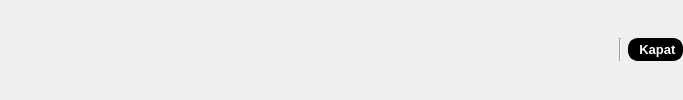
        <widget class="QWidget" name="main_bar" native="true">
         <layout class="QGridLayout" name="gridLayout_2">
          <property name="leftMargin">
           <number>11</number>
          </property>
          <property name="topMargin">
           <number>0</number>
          </property>
          <property name="rightMargin">
           <number>0</number>
          </property>
          <property name="bottomMargin">
           <number>0</number>
          </property>
          <item row="0" column="4">
           <widget class="QPushButton" name="kapat_button">
            <property name="font">
             <font>
              <pointsize>10</pointsize>
              <bold>true</bold>
             </font>
            </property>
            <property name="whatsThis">
             <string/>
            </property>
            <property name="autoFillBackground">
             <bool>false</bool>
            </property>
            <property name="styleSheet">
             <string notr="true">QPushButton {
	background-color: black;
    color: white; 
    border: 2px solid rgb(0, 0, 0);
    border-radius: 10px; 
    padding: 2px 5px; 

}

QPushButton:hover {
	background-color: white; 
    border-color: black;
	color: black;
	icon: url(:/icons/icon/logout b.png);
}

QPushButton:pressed {
    background-color:   black; 
    border-color: white;
	color: white; 
	icon: url(:/icons/icon/logout w.png);
}</string>
            </property>
            <property name="text">
             <string> Kapat</string>
            </property>
            <property name="icon">
             <iconset resource="rec.qrc">
              <normaloff>:/icons/icon/logout w.png</normaloff>
              <normalon>:/icons/icon/logout w.png</normalon>:/icons/icon/logout w.png</iconset>
            </property>
            <property name="iconSize">
             <size>
              <width>32</width>
              <height>32</height>
             </size>
            </property>
            <property name="shortcut">
             <string/>
            </property>
            <property name="default">
             <bool>false</bool>
            </property>
           </widget>
          </item>
          <item row="0" column="2">
           <widget class="QPushButton" name="noti_button">
            <property name="styleSheet">
             <string notr="true">QWidget{
	border:none;
}

QPushButton:pressed {
    background-color: lightgray;
	border-radius:10px;
}

QPushButton:hover  {
	/*image: url(:/noti icons/icon/Notif icon/nott black.png);*/
background-color: lightgray;
	border-radius:10px;
}</string>
            </property>
            <property name="text">
             <string/>
            </property>
            <property name="icon">
             <iconset resource="rec.qrc">
              <normaloff>:/noti icons/icon/Notif icon/002-notification-1.png</normaloff>:/noti icons/icon/Notif icon/002-notification-1.png</iconset>
            </property>
            <property name="iconSize">
             <size>
              <width>32</width>
              <height>32</height>
             </size>
            </property>
            <property name="checkable">
             <bool>true</bool>
            </property>
           </widget>
          </item>
          <item row="0" column="0">
           <widget class="QPushButton" name="menu_button">
            <property name="styleSheet">
             <string notr="true">QWidget{
	border:none;
}

QPushButton:hover  {
	background-color: rgba(0, 0, 0, 0.2);
    border-radius: 5px; 
}</string>
            </property>
            <property name="text">
             <string/>
            </property>
            <property name="icon">
             <iconset resource="rec.qrc">
              <normaloff>:/icons/icon/menu black.png</normaloff>:/icons/icon/menu black.png</iconset>
            </property>
            <property name="iconSize">
             <size>
              <width>32</width>
              <height>32</height>
             </size>
            </property>
            <property name="checkable">
             <bool>true</bool>
            </property>
           </widget>
          </item>
          <item row="0" column="1">
           <spacer name="horizontalSpacer">
            <property name="orientation">
             <enum>Qt::Orientation::Horizontal</enum>
            </property>
            <property name="sizeHint" stdset="0">
             <size>
              <width>532</width>
              <height>20</height>
             </size>
            </property>
           </spacer>
          </item>
          <item row="0" column="3">
           <widget class="Line" name="line_3">
            <property name="orientation">
             <enum>Qt::Orientation::Vertical</enum>
            </property>
           </widget>
          </item>
         </layout>
        </widget>
